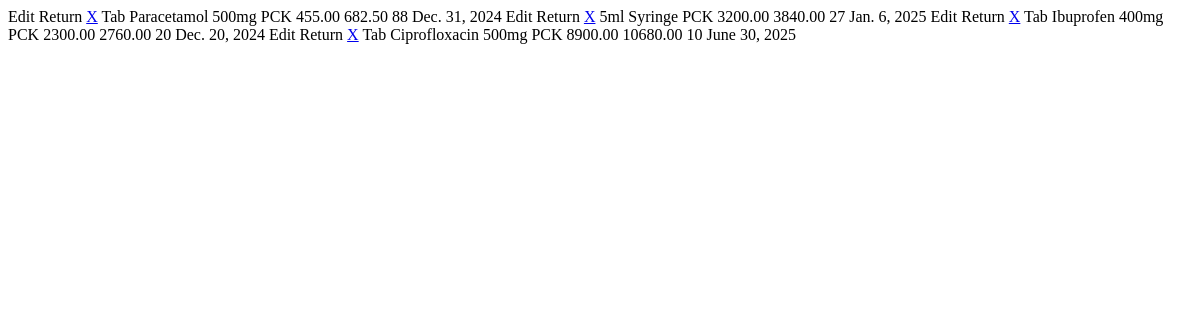
The app's page /search_wholesale_item/ (signed in), older data.
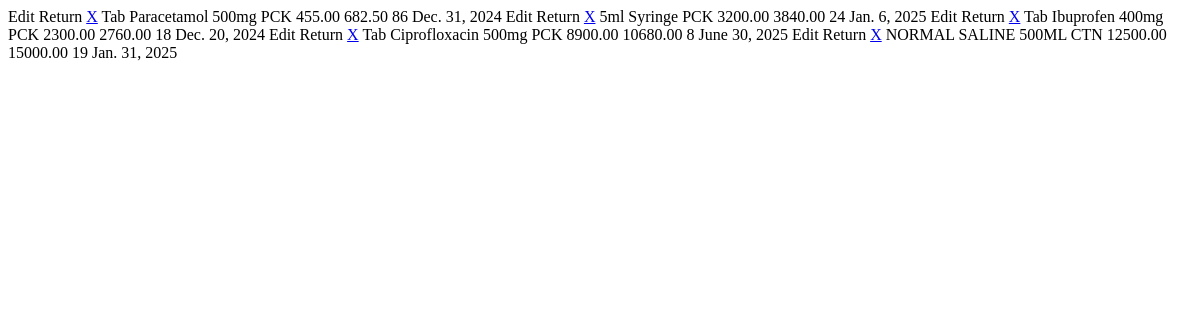
The same page, newer data.
### app/models.py (models this page shows, shortened)
class Wholesale(models.Model):
    MARKUP_CHOICES = [
        (0, 'No markup'),
        (2.5, '2.5% markup'),
        (5, '5% markup'),
        (7.5, '7.5% markup'),
        (10, '10% markup'),
        (12.5, '12.5% markup'),
        (15, '15% markup'),
        (17.5, '17.5% markup'),
        (20, '20% markup'),
        (22.5, '22.5% markup'),
        (25, '25% markup'),
        (27.5, '27.5% markup'),
        (30, '30% markup'),
        (32.5, '32.5% markup'),
        (35, '35% markup'),
        (37.5, '37.5% markup'),
        (40, '40% markup'),
        (42.5, '42.5% markup'),
        (45, '45% markup'),
        (47.5, '47.5% markup'),
        (50, '50% markup'),
        (57.5, '57.5% markup'),
        (60, '60% markup'),
        (62.5, '62.5% markup'),
        (65, '65% markup'),
        (67.5, '67.5% markup'),
        (70, '70% markup'),
        (72., '72.% markup'),
        (75, '75% markup'),
        (77.5, '77.5% markup'),
        (80, '80% markup'),
        (82.5, '82.% markup'),
        (85, '85% markup'),
        (87.5, '87.5% markup'),
        (90, '90% markup'),
        (92., '92.% markup'),
        (95, '95% markup'),
        (97.5, '97.5% markup'),
        (100, '100% markup'),
    ]
    UNIT_CHOICES = [
        ('unit', 'Select Unit'),
        ('PCS', 'Pieces'),
        ('TAB', 'Tablets'),
        ('TIN', 'Tins'),
        ('BTL', 'Bottles'),
        ('PCK', 'Packets'),
        ('ROLL', 'Rolls'),
        ('CTN', 'Cartons'),
        ('AMP', 'Ampules'),
        ('VAIL', 'Vail'),
    ]
    name = models.CharField(max_length=100)
    unit = models.CharField(max_length=10, choices=UNIT_CHOICES, default='unit')
    cost = models.DecimalField(max_digits=10, decimal_places=2, default=0)
    price = models.DecimalField(max_digits=10, decimal_places=2)
    stock_quantity = models.IntegerField()
    exp_date = models.DateField()
    markup_percentage = models.IntegerField(choices=MARKUP_CHOICES, default=0)

### wholesale/views.py (the view)
# urls.py: path('search_wholesale_item/', views.search_wholesale_item, name='search_wholesale_item'),
@login_required
def search_wholesale_item(request):
    query = request.GET.get('search', '')
    items = Wholesale.objects.filter(name__icontains=query) if query else Wholesale.objects.all()
    return render(request, 'wholesale/wholesale_search.html', {'items': items})

### app/templates/wholesale/wholesale_search.html
{% for item in items %}
<tr>
    <td><a class="btn btn-sm btn-info" data-bs-toggle="modal" data-bs-target="#editWholesaleItemModal"
            hx-get="{% url 'edit_wholesale_item' item.id %}" hx-target="#editWholesaleItemModal .modal-content">Edit</a>
        <a class="btn btn-sm btn-warning" data-bs-toggle="modal" data-bs-target="#returnWholesaleItemModal"
            hx-get="{% url 'return_wholesale_item' item.id %}"
            hx-target="#returnWholesaleItemModal .modal-content">Return</a>
        <a href="{% url 'delete_wholesale_item' item.id %}"
            onclick="return confirm('Are you sure you want to delete {{item.name}} from Store?')"
            class="btn btn-sm btn-danger">X</a>
    </td>
    <td>{{item.name}}</td>
    <td>{{item.unit}}</td>
    <td>{{item.cost}}</td>
    <td>{{item.price}}</td>
    <td>{{item.stock_quantity}}</td>
    <td>{{item.exp_date}}</td>
</tr>
{% empty %}
<tr>
    <td colspan="6" style="text-align: center;">No item found matching "{{ request.GET.search }}"</td>
</tr>
{% endfor %}

Row changes from the older to the newer data that the page shows:
changed Wholesale "Tab Paracetamol 500mg": stock_quantity "88" → "86"
changed Wholesale "5ml Syringe": stock_quantity "27" → "24"
changed Wholesale "Tab Ibuprofen 400mg": stock_quantity "20" → "18"
changed Wholesale "Tab Ciprofloxacin 500mg": stock_quantity "10" → "8"
added Wholesale: name "NORMAL SALINE 500ML", unit "CTN", cost "12500.00", price "15000.00", stock_quantity "19", exp_date "Jan. 31, 2025"
